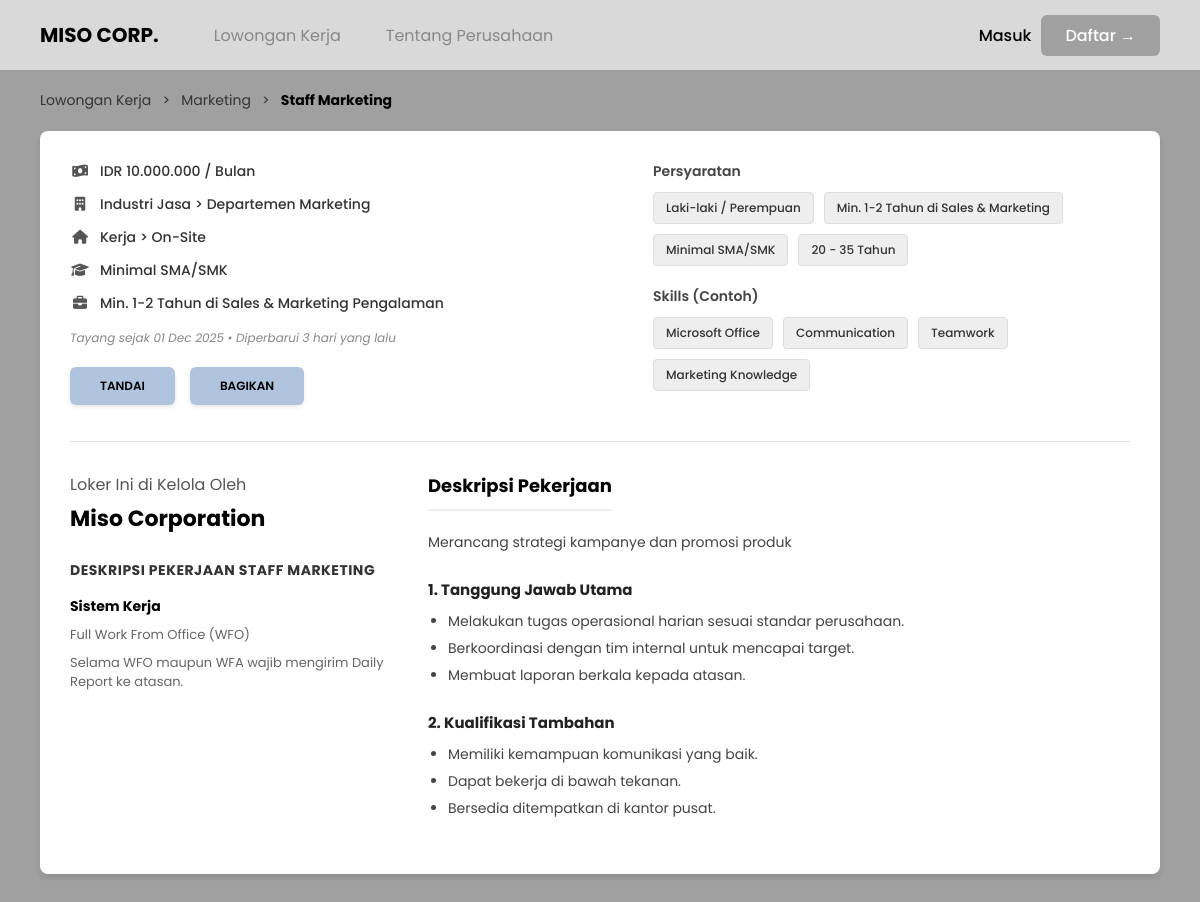
/admin/jobs/detail.php?id=2, run on the app's committed database.
### tables this page shows
CREATE TABLE jobs (
    job_id INT AUTO_INCREMENT PRIMARY KEY,
    department_id INT,
    title VARCHAR(50), 
    description TEXT,
    requirement_id INT, 
    job_type ENUM('On-Site','Remote','Hybrid'),
    salary INT,
    quota INT,
    closing_date DATE,
    FOREIGN KEY (department_id) REFERENCES departments(department_id),
    FOREIGN KEY (requirement_id) REFERENCES requirements(requirement_id)
);

CREATE TABLE departments (
    department_id INT AUTO_INCREMENT PRIMARY KEY,
    name VARCHAR(50) NOT NULL,
    note TEXT
);

CREATE TABLE requirements (
    requirement_id INT AUTO_INCREMENT PRIMARY KEY,
    education VARCHAR(50),
    experience VARCHAR(50),
    status_degree_certificate ENUM('Required','Optional','None') DEFAULT 'None',  
    status_identity_card ENUM('Required','Optional','None') DEFAULT 'Required',   
    status_family_register ENUM('Required','Optional','None') DEFAULT 'None',     
    status_police_certificate ENUM('Required','Optional','None') DEFAULT 'None',  
    status_passport_photo ENUM('Required','Optional','None') DEFAULT 'None',      
    status_cv ENUM('Required','Optional','None') DEFAULT 'Required',              
    status_resume ENUM('Required','Optional','None') DEFAULT 'None',              
    status_training_certificate ENUM('Required','Optional','None') DEFAULT 'None',
    status_portfolio ENUM('Required','Optional','None') DEFAULT 'None',           
    status_health_certificate ENUM('Required','Optional','None') DEFAULT 'None'
);

### admin/jobs/detail.php (the view, shortened to what this page needs)
<?php
require_once '../../config/database.php';
$id = $_GET['id'];
try {
    $query = "SELECT j.*, d.name as dept_name, r.education, r.experience
              FROM jobs j
              LEFT JOIN departments d ON j.department_id = d.department_id
              LEFT JOIN requirements r ON j.requirement_id = r.requirement_id
              WHERE j.job_id = :id";
    $stmt = $conn->prepare($query);
    $stmt->execute([':id' => $id]);
    $job = $stmt->fetch(PDO::FETCH_ASSOC);
} catch (PDOException $e) {
    die("Error Database: " . $e->getMessage());
}
?>
<!DOCTYPE html>
<html lang="id">
<head>
    <link rel="stylesheet" href="../../assets/css/style.css?v=<?php echo time(); ?>">
    <link rel="stylesheet" href="https://cdnjs.cloudflare.com/ajax/libs/font-awesome/6.4.0/css/all.min.css">
</head>
<body>
    <?php include '../../includes/header.php'; ?>
    <div class="breadcrumb">
        <a href="index.php">Lowongan Kerja</a> &nbsp; &gt; &nbsp;
        <a href="#"><?php echo htmlspecialchars($job['dept_name']); ?></a> &nbsp; &gt; &nbsp;
        <strong><?php echo htmlspecialchars($job['title']); ?></strong>
    </div>
    <div class="detail-card">
        <div class="job-header">
            <div class="job-info-left">
                <ul class="info-list">
                    <li>
                        <div class="icon"><i class="fas fa-money-bill-wave"></i></div>
                        <span>IDR <?php echo number_format($job['salary'], 0, ',', '.'); ?> / Bulan</span>
                    </li>
                    <li>
                        <div class="icon"><i class="fas fa-building"></i></div>
                        <span>Industri Jasa &gt; Departemen <?php echo htmlspecialchars($job['dept_name']); ?></span>
                    </li>
                    <li>
                        <div class="icon"><i class="fas fa-home"></i></div>
                        <span>Kerja &gt; <?php echo htmlspecialchars($job['job_type']); ?></span>
                    </li>
                    <li>
                        <div class="icon"><i class="fas fa-graduation-cap"></i></div>
                        <span>Minimal <?php echo htmlspecialchars($job['education']); ?></span>
                    </li>
                    <li>
                        <div class="icon"><i class="fas fa-briefcase"></i></div>
                        <span><?php echo htmlspecialchars($job['experience']); ?> Pengalaman</span>
                    </li>
                </ul>
                <div class="job-meta">
                    Tayang sejak <?php echo date('d M Y', strtotime($job['closing_date'] . ' -1 month')); ?>
                    &bull; Diperbarui 3 hari yang lalu
                </div>
                <div class="action-buttons">
                    <button class="btn-action" style="background-color: #B0C4DE;">TANDAI</button>
                    <button class="btn-action" style="background-color: #B0C4DE;">BAGIKAN</button>
                </div>
            </div>
            <div class="job-info-right">
                <div class="req-section">
                    <h4>Persyaratan</h4>
                    <div class="tags-group">
                        <span class="tag">Laki-laki / Perempuan</span>
                        <span class="tag"><?php echo htmlspecialchars($job['experience']); ?></span>
                        <span class="tag">Minimal <?php echo htmlspecialchars($job['education']); ?></span>
                        <span class="tag">20 - 35 Tahun</span>
                    </div>
                </div>
                <div class="req-section">
                    <h4>Skills (Contoh)</h4>
                    <div class="tags-group">
                        <span class="tag">Microsoft Office</span>
                        <span class="tag">Communication</span>
                        <span class="tag">Teamwork</span>
                        <span class="tag"><?php echo htmlspecialchars($job['dept_name']); ?> Knowledge</span>
                    </div>
                </div>
            </div>
        </div>
        <hr class="divider">
        <div class="job-body">
            <div class="company-info">
                <h3>Loker Ini di Kelola Oleh</h3>
                <div class="company-name">Miso Corporation</div>
                <div class="job-title-mini">
                    Deskripsi pekerjaan <?php echo htmlspecialchars($job['title']); ?>
                </div>
                <div class="section-title">Sistem Kerja</div>
                <div class="small-text">
                    <?php
                        if($job['job_type'] == 'Hybrid') echo "3 Hari WFO + 2 Hari WFA";
                        elseif($job['job_type'] == 'Remote') echo "Full Remote Working";
                        else echo "Full Work From Office (WFO)";
                    ?>
                </div>
                <div class="small-text">
                    Selama WFO maupun WFA wajib mengirim Daily Report ke atasan.
                </div>
            </div>
            <div class="job-desc-details">
                <h3>Deskripsi Pekerjaan</h3>
                <div class="desc-item">
                    <p>
                        <?php echo nl2br(htmlspecialchars($job['description'])); ?>
                    </p>
                </div>
                <?php if (strlen($job['description']) < 50): ?>
                    <div class="desc-item">
                        <h4>1. Tanggung Jawab Utama</h4>
                        <ul>
                            <li>Melakukan tugas operasional harian sesuai standar perusahaan.</li>
                            <li>Berkoordinasi dengan tim internal untuk mencapai target.</li>
                            <li>Membuat laporan berkala kepada atasan.</li>
                        </ul>
                    </div>
                    <div class="desc-item">
                        <h4>2. Kualifikasi Tambahan</h4>
                        <ul>
                            <li>Memiliki kemampuan komunikasi yang baik.</li>
                            <li>Dapat bekerja di bawah tekanan.</li>
                            <li>Bersedia ditempatkan di kantor pusat.</li>
                        </ul>
                    </div>
                <?php endif; ?>
            </div>
        </div>
        </div>
    </body>
</html>

### assets/css/style.css (style rules this page uses)
* { margin: 0; padding: 0; box-sizing: border-box; font-family: 'Poppins', sans-serif; }
body { background-color: #A0A0A0; padding-bottom: 50px; min-height: 100vh; }
.action-buttons { display: flex; gap: 10px; }
.btn-action { padding: 6px 15px; border-radius: 4px; text-decoration: none; font-size: 13px; font-weight: 600; transition: all 0.3s ease; display: inline-block; text-align: center; }
.breadcrumb { padding: 20px 40px; font-size: 14px; color: #333; }
.breadcrumb a { text-decoration: none; color: #333; }
.breadcrumb strong { font-weight: 700; color: #000; }
.detail-card { background-color: #FFF; margin: 0 40px 40px 40px; border-radius: 8px; padding: 30px; box-shadow: 0 4px 6px rgba(0,0,0,0.1); }
.job-header { display: flex; justify-content: space-between; margin-bottom: 30px; flex-wrap: wrap; gap: 20px; }
.info-list { list-style: none; padding: 0; }
.info-list li { display: flex; align-items: center; gap: 10px; margin-bottom: 12px; font-size: 14px; font-weight: 500; color: #333; }
.info-list .icon { width: 20px; text-align: center; color: #555; }
.job-meta { font-size: 12px; color: #888; margin-top: 15px; margin-bottom: 20px; font-style: italic; }
.action-buttons { display: flex; gap: 15px; }
.btn-action { background-color: #B0C4DE; border: none; padding: 10px 30px; border-radius: 6px; font-weight: 600; font-size: 12px; cursor: pointer; text-transform: uppercase; box-shadow: 0 2px 4px rgba(0,0,0,0.1); transition: background 0.3s; text-decoration: none; color: #000; display: inline-block; }
.job-info-right { width: 45%; min-width: 300px; }
.req-section { margin-bottom: 20px; }
.req-section h4 { font-size: 14px; font-weight: 600; margin-bottom: 10px; color: #444; }
.tags-group { display: flex; flex-wrap: wrap; gap: 10px; }
.tag { background-color: #EEE; padding: 6px 12px; border-radius: 4px; font-size: 12px; font-weight: 500; border: 1px solid #DDD; color: #333; }
.divider { border: 0; height: 1px; background-color: #DDD; margin: 20px 0 30px 0; }
.job-body { display: grid; grid-template-columns: 30% 70%; gap: 40px; }
.company-info h3 { font-size: 16px; font-weight: 400; color: #555; margin-bottom: 5px; }
.company-name { font-size: 22px; font-weight: 700; margin-bottom: 25px; color: #000; }
.job-title-mini { font-size: 14px; font-weight: 700; margin-bottom: 15px; color: #333; text-transform: uppercase; letter-spacing: 0.5px; }
.section-title { font-size: 14px; font-weight: 700; margin-bottom: 8px; margin-top: 15px; }
.small-text { font-size: 13px; color: #666; margin-bottom: 8px; line-height: 1.5; }
.job-desc-details h3 { font-size: 18px; font-weight: 700; margin-bottom: 20px; border-bottom: 2px solid #eee; padding-bottom: 10px; display: inline-block; }
.desc-item { margin-bottom: 25px; }
.desc-item h4 { font-size: 15px; font-weight: 700; margin-bottom: 10px; color: #222; }
.desc-item p { font-size: 14px; line-height: 1.6; color: #444; margin-bottom: 10px; }
.desc-item ul { list-style-type: disc; padding-left: 20px; }
.desc-item ul li { font-size: 14px; margin-bottom: 6px; line-height: 1.5; color: #444; }

### data on the page
jobs: department.name "Marketing", title "Staff Marketing", salary "10.000.000", job_type "On-Site", requirement.education "SMA/SMK", requirement.experience "Min. 1-2 Tahun di Sales & Marketing", closing_date "01 Dec 2025", title "STAFF MARKETING", description "Merancang strategi kampanye dan promosi produk"
